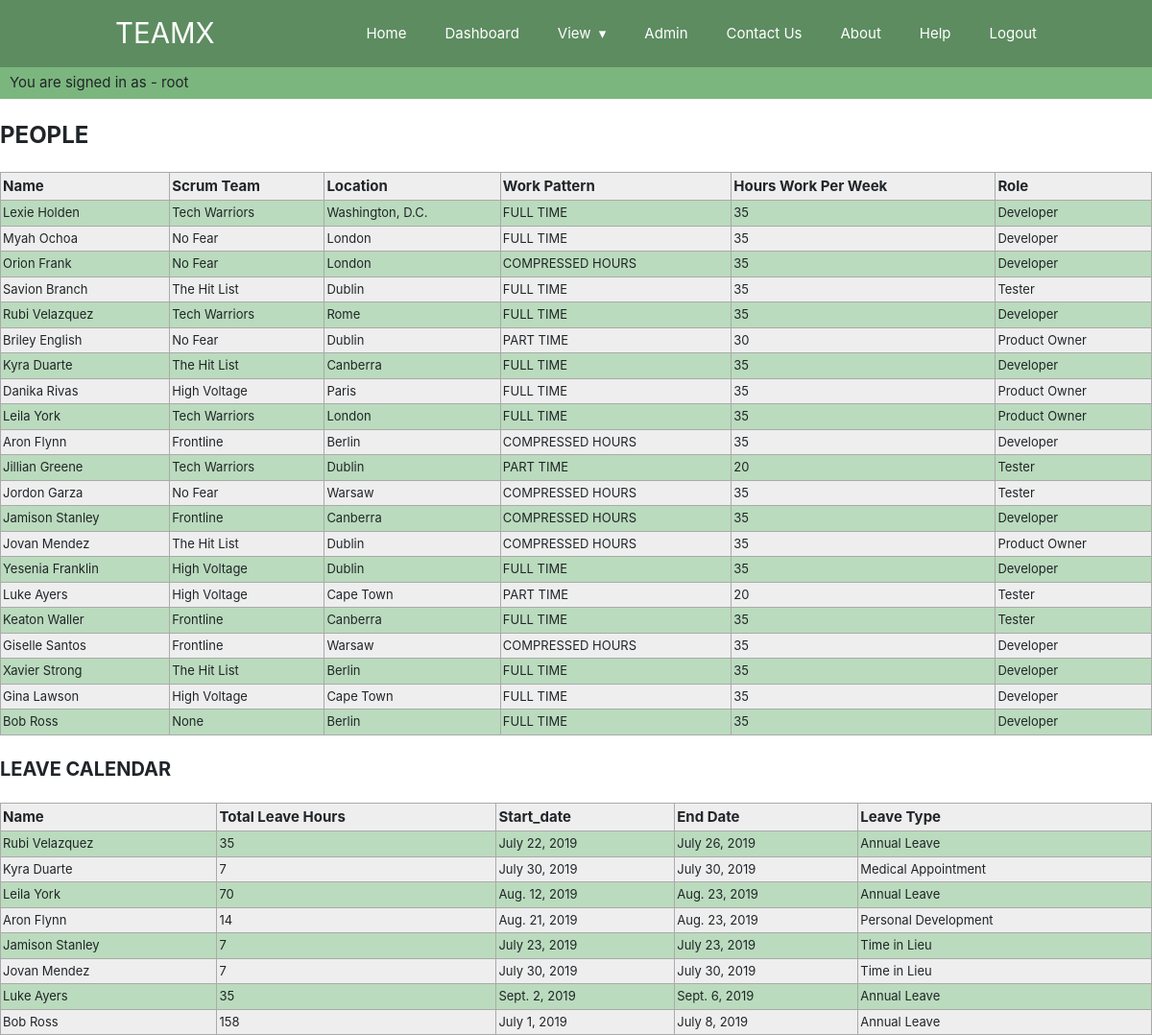
The app's page /all_people/ (signed in) with its own data.
### TeamXapp/models.py (models this page shows, shortened)
class AllMembers(models.Model):
    IN_TEAM_CHOICES = [('YES', 'Yes') , ('NO', 'No')]
    WORK_PATTERN_CHOICES = [('FULL TIME' , 'Full time') , ('PART TIME', 'Part time') , ('COMPRESSED HOURS', 'Compressed hours')]
    first_name = models.CharField(max_length=30, verbose_name="First name")
    second_name = models.CharField(max_length=30, verbose_name="Second name")
    work_pattern = models.CharField(choices=WORK_PATTERN_CHOICES, max_length=16, default='FULL TIME', null=True, blank=True)
    hours_per_week = models.IntegerField(verbose_name="Hours Per Week" , default=35)
    email = models.EmailField(null=True,blank=True)
    scrum_team_name = models.ForeignKey("ScrumTeam", on_delete=models.PROTECT, verbose_name="Scrum teams", null=True, blank=True)
    scrum_team_roles = models.ForeignKey("ScrumTeamRole", on_delete=models.DO_NOTHING, verbose_name="Roles", null=True, blank=True)
    myskill = models.ManyToManyField('Skills', blank=True, verbose_name="Skills")
    avatar = models.ImageField(null=True, blank=True)
    location = models.ForeignKey("location",on_delete=models.PROTECT, verbose_name="Location", null=True, blank=True)
    def __str__ (self):
        return self.first_name + ' ' +  self.second_name
    class Meta:
        verbose_name = "Team Member"
        verbose_name_plural = "Team Members"

class ScrumTeam(models.Model):
    team_name = models.CharField(max_length=30, verbose_name="Scrum Team Name", null=True, blank=True)
    team_type = models.ForeignKey("ScrumTeamType", on_delete=models.PROTECT, null=True, blank=True, verbose_name="Team Type")
    current_focus = models.TextField(blank=True, null=True, verbose_name="Current Focus")
    scrum_master = models.ForeignKey("AllMembers", on_delete=models.DO_NOTHING, null=True, blank=True, verbose_name="Scrum Master")
    team_status = models.ForeignKey("ScrumTeamStatus", on_delete=models.DO_NOTHING, null=True, blank=True, verbose_name="Team Status")
    domain = models.ForeignKey('Domain', null=True, blank=True, on_delete=models.DO_NOTHING, verbose_name="Domain")
    def __str__ (self):
        return self.team_name
    class Meta:
        verbose_name = 'Scrum Team'
        verbose_name_plural = 'Scrum Teams'

class location(models.Model):
    location_name = models.CharField(max_length=50, verbose_name="Location")
    country = models.CharField(max_length=100, verbose_name="Country")
    class Meta:
        verbose_name = ("Location")
        verbose_name_plural = ("Locations")
    def __str__(self):
        return self.location_name

class ScrumTeamRole(models.Model):
    name = models.CharField(max_length=30, verbose_name="Scrum Team Role:")
    job_role_group = models.ForeignKey("JobRoleGroup", null=True, blank=True, on_delete=models.DO_NOTHING)
    description = models.TextField(blank=True, null=True, verbose_name="Description")
    def __str__(self):
        return self.name
    class Meta:
        verbose_name = 'Job Role'
        verbose_name_plural = 'Job Roles'

class LeaveCalendar(models.Model):
    team_member = models.ForeignKey("AllMembers", on_delete=models.DO_NOTHING)
    start_date = models.DateField()
    end_date = models.DateField()
    total_hours = models.IntegerField()
    leave_type = models.ForeignKey("LeaveStatus", on_delete=models.DO_NOTHING, null=True, blank=True)
    note = models.TextField(blank=True, null=True, verbose_name="Leave Note")

class LeaveStatus(models.Model):
    leave_status = models.CharField(max_length=31, null=True, blank=True)
    description = models.TextField(blank=True, null=True, verbose_name="Description")
    def __str__(self):
        return self.leave_status
    class Meta:
        verbose_name = 'Leave Type'
        verbose_name_plural = 'Leave Type'

### TeamXapp/views.py (the view)
# urls.py: path('all_people/' , all_people     , name ='all_people'),
def all_people(request, *args, **kwargs):
    people_stuff = AllMembers.objects.all()
    leave_stuff = LeaveCalendar.objects.all()
    context = {"all_people" : people_stuff,
               "all_leave"  : leave_stuff}
    target_page = './html/all_people.html'
    return render(request,  target_page , context)

### templates/html/all_people.html (shortened to what this page needs)
{% extends "base.html" %}
{% block content %}
<div class="ScrumTeam">PEOPLE</div>
    <table class="blueTable">
        <tr>
            <th class="">Name</th>
            <th class="">Scrum Team</th>
            <th class="">Location</th>
            <th class="">Work Pattern</th>
            <th class="">Hours Work Per Week</th>
            <th class="">Role</th>
        </tr>
        {% for people in all_people %}
            <tr>
                <td class="">{{people.first_name}} {{people.second_name}}</td>
                <td class="">{{people.scrum_team_name}}</td>
                <td class="">{{people.location}}</td>
                <td class="">{{people.work_pattern}}</td>
                <td class="">{{people.hours_per_week}}</td>
                <td class="">{{people.scrum_team_roles}}</td>
            </tr>
        {% endfor %}
    </table>
<div class="TeamMembers">LEAVE CALENDAR</div>
   <table class="blueTable">
        <tr>
            <th class="">Name</th>
            <th class="">Total Leave Hours</th>
            <th class="">Start_date</th>
            <th class="">End Date</th>
            <th class="">Leave Type</th>
        </tr>
        {% for people in all_people %}
            {% for leave in all_leave %}
                {% if leave.team_member.id ==  people.id %}
                    <tr>
                        <td class="">{{leave.team_member}}</td>
                        <td class="">{{leave.total_hours}}</td>
                        <td class="">{{leave.start_date}}</td>
                        <td class="">{{leave.end_date}}</td>
                        <td class="">{{leave.leave_type}}</td>
                    </tr>
                {% endif %}
            {% endfor %}
        {% endfor %}
{% endblock%}

### templates/html/navbar.html (shortened to what this page needs)
<div>
<section class="user_bar">
{% if user.is_authenticated %}
  You are signed in as - {{ user.username }}
{% endif %}
</section>
</div>
<section class="navigation fixed-top">
    <div class="nav-container">
        <div class="brand">
            <a href="/">TeamX</a>
        </div>
        <nav class=>
            <ul class="nav-list">
            <li>
                <a href="/">Home</a>
            </li>
			<li>
                <a href="{% url 'dashboard' %}">Dashboard</a>
            </li>
            <li>
                <a href="#!">View</a>
            </li>
			<li>
                <a href="{% url 'admin:index' %}">Admin</a>
            </li>
            <li>
                <a href="{% url 'contact' %}">Contact Us</a>
            </li>
			<li>
                <a href="{% url 'about' %}">About</a>
            </li>
            <li>
                <a href="{% url 'help' %}">Help</a>
            </li>
            <li>
                <a href="{% url 'logout' %}">Logout</a>
            </li>
            </ul>
        </nav>
    </div>
</section>

### static/css/w3.css (style rules this page uses)
*,*:before,*:after { box-sizing:inherit }
html { -ms-text-size-adjust:100%;-webkit-text-size-adjust:100% }
body { margin:0 }
article,aside,details,figcaption,figure,footer,header,main,menu,nav,section,summary { display:block }
a { background-color:transparent;-webkit-text-decoration-skip:objects }
html,body { font-family:Verdana,sans-serif;font-size:15px;line-height:1.5 }
html { overflow-x:hidden }
a { color:inherit }

### static/css/style.css (style rules this page uses)
a { color: black; text-decoration: none; }
html { scroll-behavior: smooth; }
body, html { height: 100% }

### templates/html/navbar.html (style rules this page uses)
.navigation { height: 70px !important; background: #5D8C60 !important; }
.brand { position: absolute; padding-left: 20px; float: left; line-height: 70px; text-transform: uppercase; font-size: 1.4em !important; }
.brand a, .brand a:visited { color: #fff; text-decoration: none; font-size: 1.4em !important; }
.nav-container { max-width: 1000px; margin: 0 auto; }
nav { float: right; }
nav ul { list-style: none; margin: 0; padding: 0; }
nav ul li { float: left; position: relative; }
nav ul li a, nav ul li a:visited { display: block; padding: 0 20px; line-height: 70px; background: #5D8C60; color: #fff; text-decoration: none; }
nav ul li a:not(:only-child):after, nav ul li a:visited:not(:only-child):after { padding-left: 4px; content: ' ▾'; }
@media screen and (min-width: 799px) { .nav-list { display: block !important; } }
.user_bar { background-color: #7bb67e; color: dark-grey; width: 100%; height: auto; padding-top: 5px; padding-bottom: 5px; padding-left: 10px; border-width: 1px; }

### templates/base.html (style rules this page uses)
body { padding: 70px 0px 0px 0px; }

### templates/html/all_people.html (style rules this page uses)
.ScrumTeam { font-size: 24px; font-weight: bold; margin-top: 20px; margin-bottom: 20px; }
.TeamMembers { font-size: 20px; font-weight: bold; margin-top: 20px; margin-bottom: 20px; }
table.blueTable { border: 1px solid #1C6EA4; background-color: #EEEEEE; width: 100%; text-align: left; border-collapse: collapse; }
table.blueTable td, table.blueTable th { border: 1px solid #AAAAAA; padding: 3px 2px; }
table.blueTable tbody td { font-size: 13px; }
table.blueTable tr:nth-child(even) { background: #badbbd; }

### records on screen
AllMembers: first_name "Lexie", second_name "Holden", scrum_team_name "Tech Warriors", location "Washington, D.C.", work_pattern "FULL TIME", hours_per_week "35", scrum_team_roles "Developer"
AllMembers: first_name "Myah", second_name "Ochoa", scrum_team_name "No Fear", location "London", work_pattern "FULL TIME", hours_per_week "35", scrum_team_roles "Developer"
AllMembers: first_name "Orion", second_name "Frank", scrum_team_name "No Fear", location "London", work_pattern "COMPRESSED HOURS", hours_per_week "35", scrum_team_roles "Developer"
AllMembers: first_name "Savion", second_name "Branch", scrum_team_name "The Hit List", location "Dublin", work_pattern "FULL TIME", hours_per_week "35", scrum_team_roles "Tester"
AllMembers: first_name "Rubi", second_name "Velazquez", scrum_team_name "Tech Warriors", location "Rome", work_pattern "FULL TIME", hours_per_week "35", scrum_team_roles "Developer"
AllMembers: first_name "Briley", second_name "English", scrum_team_name "No Fear", location "Dublin", work_pattern "PART TIME", hours_per_week "30", scrum_team_roles "Product Owner"
AllMembers: first_name "Kyra", second_name "Duarte", scrum_team_name "The Hit List", location "Canberra", work_pattern "FULL TIME", hours_per_week "35", scrum_team_roles "Developer"
AllMembers: first_name "Danika", second_name "Rivas", scrum_team_name "High Voltage", location "Paris", work_pattern "FULL TIME", hours_per_week "35", scrum_team_roles "Product Owner"
AllMembers: first_name "Leila", second_name "York", scrum_team_name "Tech Warriors", location "London", work_pattern "FULL TIME", hours_per_week "35", scrum_team_roles "Product Owner"
AllMembers: first_name "Aron", second_name "Flynn", scrum_team_name "Frontline", location "Berlin", work_pattern "COMPRESSED HOURS", hours_per_week "35", scrum_team_roles "Developer"
AllMembers: first_name "Jillian", second_name "Greene", scrum_team_name "Tech Warriors", location "Dublin", work_pattern "PART TIME", hours_per_week "20", scrum_team_roles "Tester"
AllMembers: first_name "Jordon", second_name "Garza", scrum_team_name "No Fear", location "Warsaw", work_pattern "COMPRESSED HOURS", hours_per_week "35", scrum_team_roles "Tester"
AllMembers: first_name "Jamison", second_name "Stanley", scrum_team_name "Frontline", location "Canberra", work_pattern "COMPRESSED HOURS", hours_per_week "35", scrum_team_roles "Developer"
AllMembers: first_name "Jovan", second_name "Mendez", scrum_team_name "The Hit List", location "Dublin", work_pattern "COMPRESSED HOURS", hours_per_week "35", scrum_team_roles "Product Owner"
AllMembers: first_name "Yesenia", second_name "Franklin", scrum_team_name "High Voltage", location "Dublin", work_pattern "FULL TIME", hours_per_week "35", scrum_team_roles "Developer"
AllMembers: first_name "Luke", second_name "Ayers", scrum_team_name "High Voltage", location "Cape Town", work_pattern "PART TIME", hours_per_week "20", scrum_team_roles "Tester"
AllMembers: first_name "Keaton", second_name "Waller", scrum_team_name "Frontline", location "Canberra", work_pattern "FULL TIME", hours_per_week "35", scrum_team_roles "Tester"
AllMembers: first_name "Giselle", second_name "Santos", scrum_team_name "Frontline", location "Warsaw", work_pattern "COMPRESSED HOURS", hours_per_week "35", scrum_team_roles "Developer"
AllMembers: first_name "Xavier", second_name "Strong", scrum_team_name "The Hit List", location "Berlin", work_pattern "FULL TIME", hours_per_week "35", scrum_team_roles "Developer"
AllMembers: first_name "Gina", second_name "Lawson", scrum_team_name "High Voltage", location "Cape Town", work_pattern "FULL TIME", hours_per_week "35", scrum_team_roles "Developer"
AllMembers: first_name "Bob", second_name "Ross", scrum_team_name "None", location "Berlin", work_pattern "FULL TIME", hours_per_week "35", scrum_team_roles "Developer"
LeaveCalendar: team_member "Rubi Velazquez", total_hours "35", start_date "July 22, 2019", end_date "July 26, 2019", leave_type "Annual Leave"
LeaveCalendar: team_member "Kyra Duarte", total_hours "7", start_date "July 30, 2019", end_date "July 30, 2019", leave_type "Medical Appointment"
LeaveCalendar: team_member "Leila York", total_hours "70", start_date "Aug. 12, 2019", end_date "Aug. 23, 2019", leave_type "Annual Leave"
LeaveCalendar: team_member "Aron Flynn", total_hours "14", start_date "Aug. 21, 2019", end_date "Aug. 23, 2019", leave_type "Personal Development"
LeaveCalendar: team_member "Jamison Stanley", total_hours "7", start_date "July 23, 2019", end_date "July 23, 2019", leave_type "Time in Lieu"
LeaveCalendar: team_member "Jovan Mendez", total_hours "7", start_date "July 30, 2019", end_date "July 30, 2019", leave_type "Time in Lieu"
LeaveCalendar: team_member "Luke Ayers", total_hours "35", start_date "Sept. 2, 2019", end_date "Sept. 6, 2019", leave_type "Annual Leave"
LeaveCalendar: team_member "Bob Ross", total_hours "158", start_date "July 1, 2019", end_date "July 8, 2019", leave_type "Annual Leave"

### other values on screen
{{ user.username }} "root"
